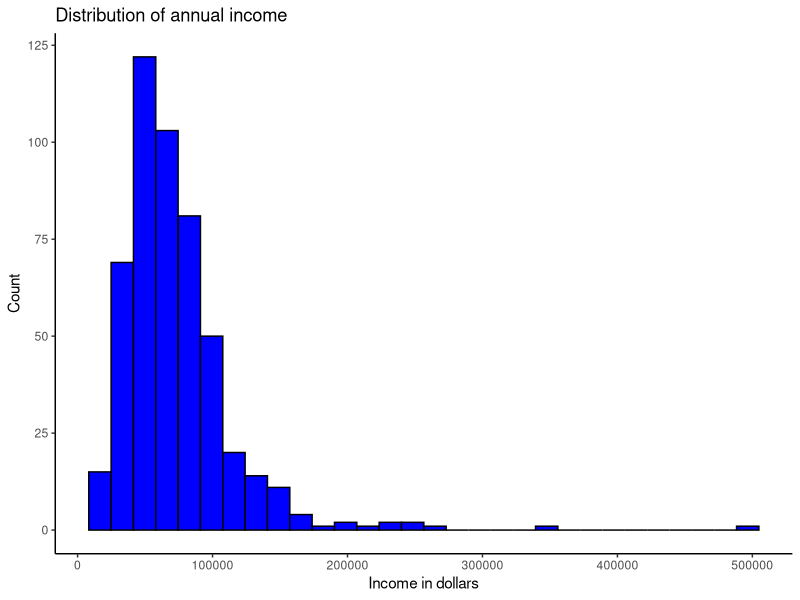
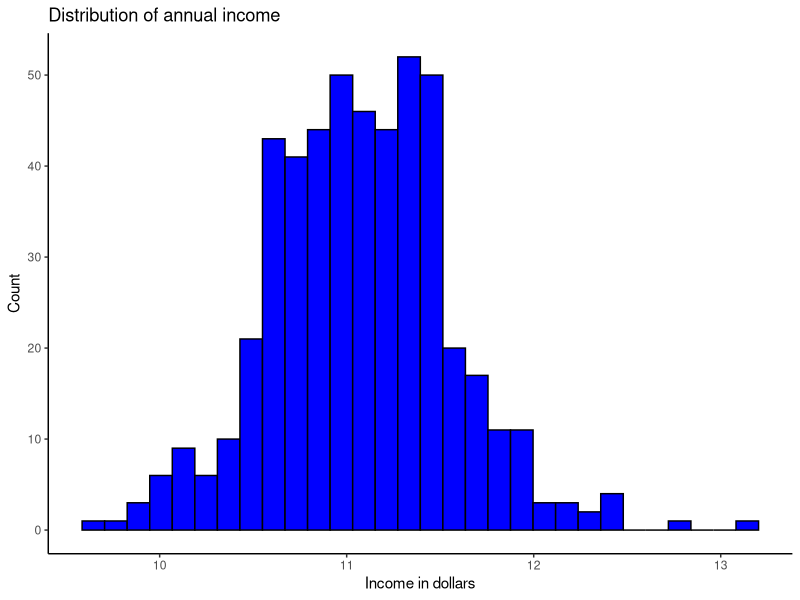
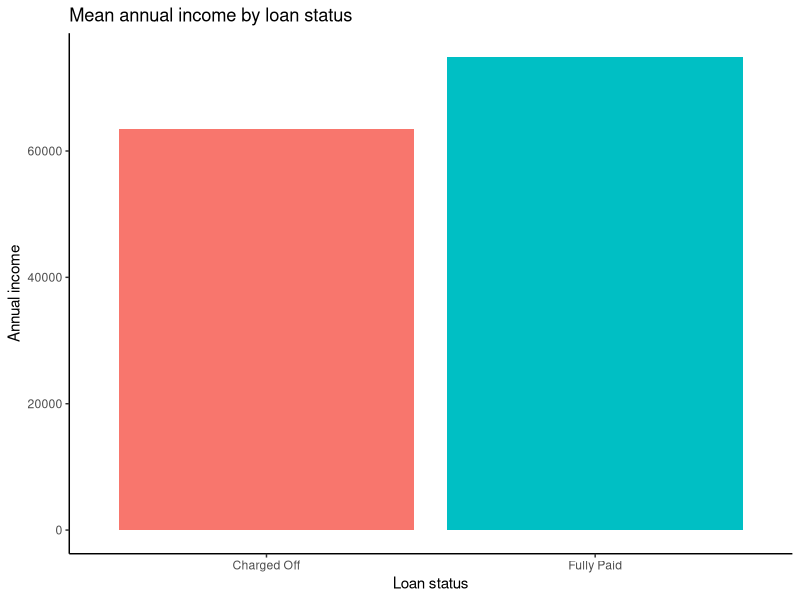
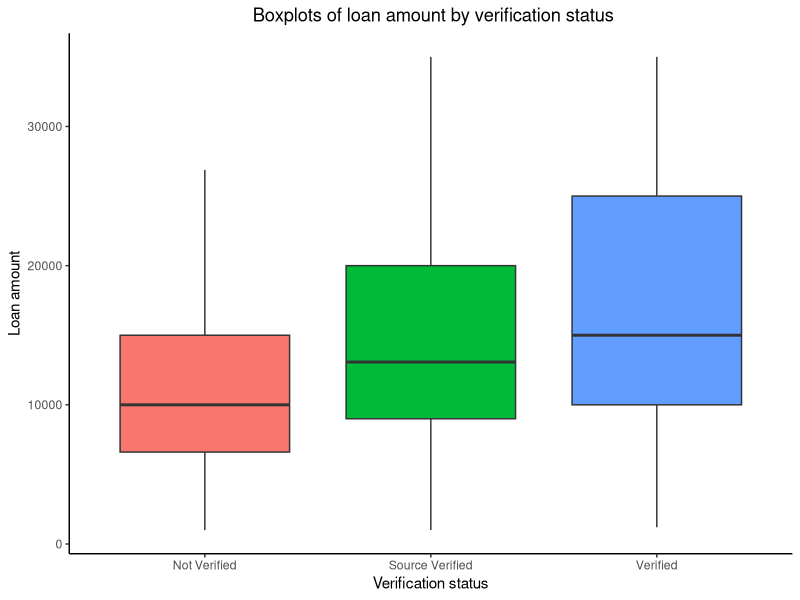
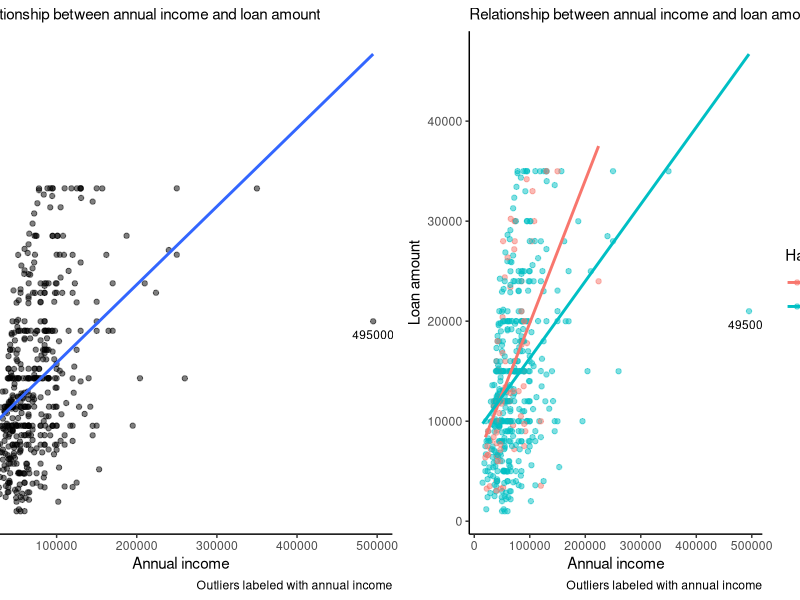
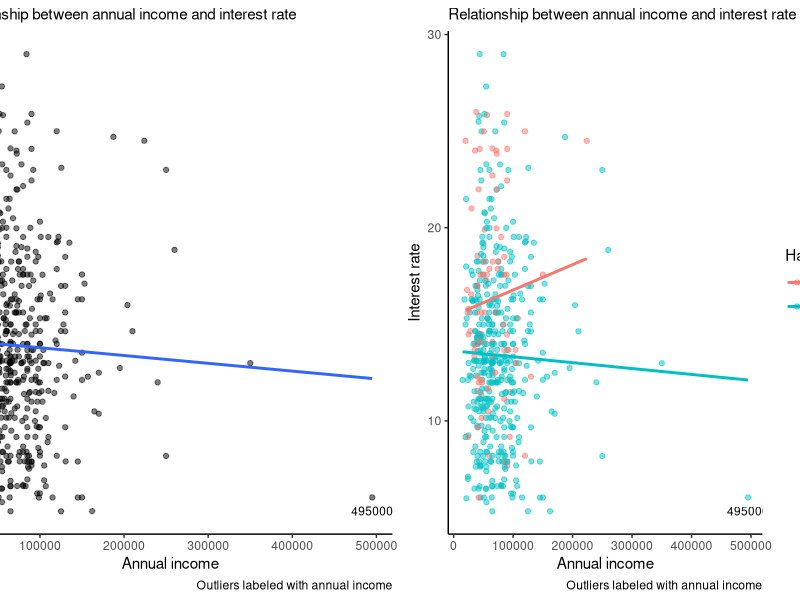

These figures' R source, in order:
## ---- chunk 1
knitr::opts_chunk$set(echo = FALSE)
knitr::opts_chunk$set(warning = FALSE)
knitr::opts_chunk$set(message = FALSE)

# Load any necessary libraries
library(tidyverse)
library(knitr)
library(gridExtra)

# Load the data
loans <- read.csv("loans.csv")

# Sets the graphical theme
theme_set(theme_classic())
## ---- chunk 2
options(scipen = 999)

ggplot(loans, aes(x=annual_inc)) +
  geom_histogram(bins = 30, fill="blue", color="black") + 
  labs(title="Distribution of annual income",x="Income in dollars",y="Count")
## ---- chunk 3
kable(
  loans %>%
    summarise(min(annual_inc),  quantile(annual_inc, probs=0.25), median(annual_inc), quantile(annual_inc, probs=0.75), max(annual_inc)), 
  col.names = c("Min", "25%", "Median", "75%", "Max"),  
  caption="Annual income 5 number summary")
## ---- chunk 4
options(scipen = 999)

ggplot(loans, aes(x=log(annual_inc))) +
  geom_histogram(bins = 30, fill="blue", color="black") + 
  labs(title="Distribution of annual income",x="Income in dollars",y="Count")
## ---- chunk 5
ggplot(loans, aes(x=loan_status, y=annual_inc)) +
  geom_bar(aes(fill=loan_status), stat="summary", fun="mean") + 
  labs(title="Mean annual income by loan status",
       x="Loan status",
       y="Annual income") +
  theme(legend.position="none")
## ---- chunk 6
verify.status.table <- table(factor(loans$verification_status), factor(loans$loan_status))

kable(verify.status.table)
## ---- chunk 7
kable(addmargins(verify.status.table))
## ---- chunk 8
kable(prop.table(verify.status.table))
## ---- chunk 9
kable(
  loans %>%
    summarise(min(loan_amnt),  quantile(loan_amnt, probs=0.25), median(loan_amnt), quantile(loan_amnt, probs=0.75), max(loan_amnt)), 
  col.names = c("Min", "25%", "Median", "75%", "Max"),  
  caption="Loan amount 5 number summary")

kable(
  loans %>%
    summarise(min(int_rate),  quantile(int_rate, probs=0.25), median(int_rate), quantile(int_rate, probs=0.75), max(int_rate)), 
  col.names = c("Min", "25%", "Median", "75%", "Max"),  
  caption="Interest rate 5 number summary")
## ---- chunk 10
loan_amnt_med <- median(loans$loan_amnt)
loan_amnt_lq <- quantile(loans$loan_amnt, probs=0.25)
loan_amnt_uq <- quantile(loans$loan_amnt, probs=0.75)
loan_amnt_iqr <- IQR(loans$loan_amnt)
loan_amnt_uf <- loan_amnt_uq + 1.5*loan_amnt_iqr
loan_amnt_lf <- loan_amnt_lq - 1.5*loan_amnt_iqr
## ---- chunk 11
int_rate_med <- median(loans$int_rate)
int_rate_lq <- quantile(loans$int_rate, probs=0.25)
int_rate_uq <- quantile(loans$int_rate, probs=0.75)
int_rate_iqr <- IQR(loans$int_rate)
int_rate_uf <- int_rate_uq + 1.5*int_rate_iqr
int_rate_lf <- int_rate_lq - 1.5*int_rate_iqr
## ---- chunk 12
kable(
  loans %>%
    filter(int_rate > int_rate_uf) %>%
    select(c("X", "int_rate")) %>%
    arrange(int_rate),
    caption="int_rate upper fence outliers",
    col.names=c("Observation", "int_rate"))
## ---- chunk 13
ggplot(loans, aes(x=factor(verification_status),y=loan_amnt, fill=verification_status)) +
  geom_boxplot() +
  labs(title=" Boxplots of loan amount by verification status",x="Verification status",y="Loan amount", fill="verification_status") +
  theme(plot.title=element_text(hjust=0.5),
        legend.position = "none")
## ---- chunk 14
annual_inc_mean <- mean(loans$annual_inc)
annual_inc_sd <- sd(loans$annual_inc)
## ---- chunk 15
not.verified.respondents <- loans %>% 
  filter(verification_status=="Not Verified")
## ---- chunk 16
two.five <- quantile(loans$annual_inc, 0.025)
nine.seven.five <- quantile(loans$annual_inc, 0.975)
sixteen <- quantile(loans$annual_inc, 0.16)
eight.four <- quantile(loans$annual_inc, 0.84)
## ---- chunk 17
options(scipen = 999)

p1 <- ggplot(loans, aes(annual_inc, loan_amnt)) +
  geom_point(alpha = 0.5, position = "jitter")+
  geom_smooth(method = "lm", se = FALSE) + 
  geom_text(data=loans[loans$annual_inc > 400000,], 
            aes(label=annual_inc), size=3, vjust=2) +
  labs(title="Relationship between annual income and loan amount", 
       x="Annual income", 
       y="Loan amount",
       caption="Outliers labeled with annual income")

p2 <- ggplot(loans, aes(annual_inc, loan_amnt)) +
  geom_point(aes(color=loan_status), alpha = 0.5, position = "jitter")+
  geom_smooth(aes(color=loan_status), method = "lm", se = FALSE) + 
  geom_text(data=loans[loans$annual_inc > 400000,], 
            aes(label=annual_inc), size=3, vjust=2) +
  labs(title="Relationship between annual income and loan amount", 
       x="Annual income", 
       y="Loan amount",
       caption="Outliers labeled with annual income") +
  scale_color_discrete(name = "Has children")

p1 <- p1 + theme(plot.title=element_text(size=11))
p2 <- p2 + theme(plot.title=element_text(size=11))

grid.arrange(p1, p2, nrow=1, widths=unit(c(5, 5), c("in", "in")))
## ---- chunk 18
options(scipen = 999)

p1 <- ggplot(loans, aes(annual_inc, int_rate)) +
  geom_point(alpha = 0.5, position = "jitter")+
  geom_smooth(method = "lm", se = FALSE) + 
  geom_text(data=loans[loans$annual_inc > 400000,], 
            aes(label=annual_inc), size=3, vjust=2) +
  labs(title="Relationship between annual income and interest rate", 
       x="Annual income", 
       y="Interest rate",
       caption="Outliers labeled with annual income")

p2 <- ggplot(loans, aes(annual_inc, int_rate)) +
  geom_point(aes(color=loan_status), alpha = 0.5, position = "jitter")+
  geom_smooth(aes(color=loan_status), method = "lm", se = FALSE) + 
  geom_text(data=loans[loans$annual_inc > 400000,], 
            aes(label=annual_inc), size=3, vjust=2) +
  labs(title="Relationship between annual income and interest rate", 
       x="Annual income", 
       y="Interest rate",
       caption="Outliers labeled with annual income") +
  scale_color_discrete(name = "Has children")

p1 <- p1 + theme(plot.title=element_text(size=11))
p2 <- p2 + theme(plot.title=element_text(size=11))

grid.arrange(p1, p2, nrow=1, widths=unit(c(5, 5), c("in", "in")))
